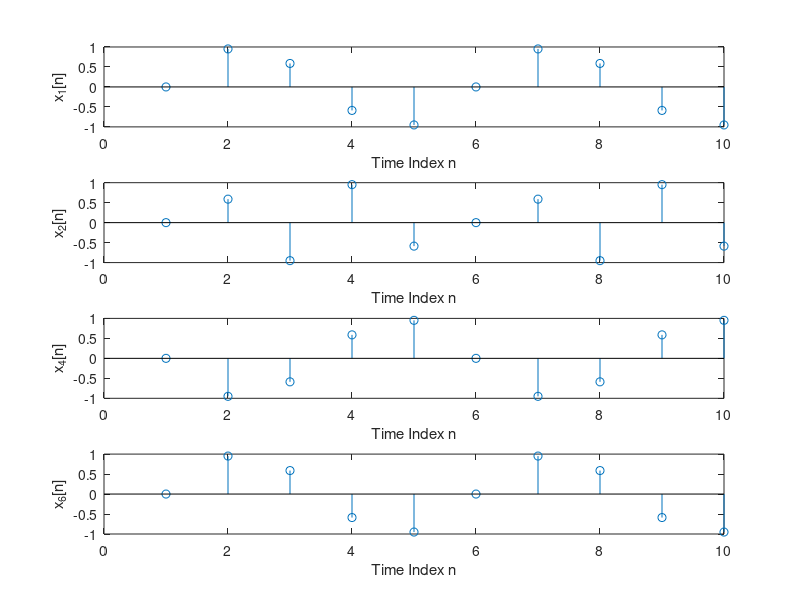

The MATLAB source for this figure:
function func_problem2()

%initialize k and n
n = [0:9];
k = [1 2 4 6];

[rows cols] = size(k);
figure(1),title('Problem 3')
hold on
for cnt = 1 : cols
    x = sin(2*pi*k(cnt)*n/5);
    figure(1),subplot(4,1,cnt)
    stem(x);
    xlabel('Time Index n')
    ylabel(strcat('x_{',num2str(k(cnt)),'}[n]'))
%    hold on
end
